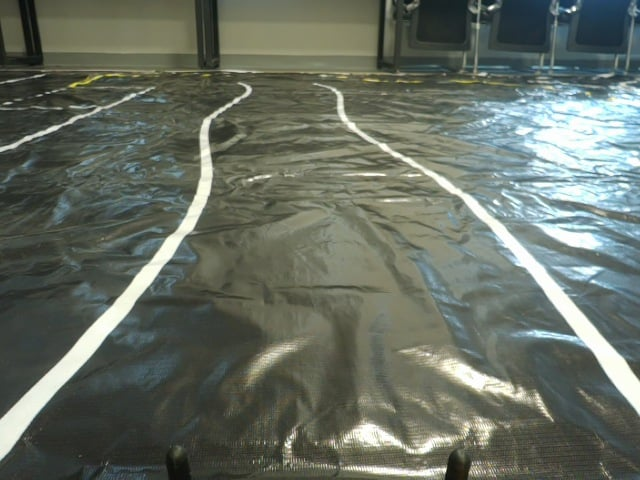
#> input picture src/Perception/src/road7.jpeg, 640 x 480 px
$ python canny_using_hls.py
#> lines starting #> are read from the running program, lines starting #| are printed output that depends on the picture; after the words box and inside, x2 and y2 are one past the last pixel; in counts of white or black regions, pixels touching at a corner belong together
import numpy as np
import cv2

class Config:
    # --- 0. Image Path ---
    IMAGE = 'road7.jpeg'
    # --- 1. ROI (Region of Interest) ---
    # Cut the upper region and the under region from the roi
    ROI_START_Y = 0.45 # start taking the roi from ROI_START_Y% of the image | DEF 0.45
    ROI_END_Y = 0.85 # end of the roi | DEF 0.85

    # --- 2. Preprocessing Values ---
    GAMMA_VALUE = 1.0 # the brightness (increase if running in heavily-shaded area) | DEF 1.0
    MORPH_KERNEL_RATIO = 0.01 # the ratio of the searching kernel comparing to the image width | DEF 0.01

    # --- 3. Adaptive HLS Values ---
    # The lowest threshold put to prevent encountering noise in the dark areas
    L_THRESH_MIN_FLOOR = 150 # the floor threshold for Light channel (white) | DEF 150
    S_THRESH_MIN_FLOOR = 100 # the floor threshold for Saturation channel (yellow) | DEF 100

    # Offset to calculate the adaptive threshold
    L_THRESH_OFFSET = 50 # the offset to subtract from the max Light channel value | DEF 50
    S_THRESH_OFFSET = 60 # the offset to subtract from the max Saturation channel value | DEF 60

    # --- 4. Curve Fitting Values ---
    SLOPE_THRESH = 0.5 # the minimum slope to consider a line | DEF 0.5
    ANCHOR_TOLERANCE = 50 # the tolerance from the center to consider left/right line | DEF 50
    INTERCEPT_MARGIN = 100 # the margin to consider the intercept of the curve | DEF 100

    # --- 5. Hough Transform Values ---
    HOUGH_THRESH = 100 # the minimum number of votes (intersections in Hough grid cell) | DEF 100
    HOUGH_MIN_LEN = 40
    HOUGH_MAX_GAP = 5 # this let the hough transform connect the cut line

# functions to automatically canny using the calculated median lower and upper value
# choose between this and otsu
# is ever used, calib the sigma value again
# [37 lines left out: functions auto_canny, otsu_canny, adjust_gamma, not called in this run]

# main process pipeline
def process_pipeline_adaptive(roi_img, morph=True):

    binary_mask = adaptive_hls_binary(roi_img)

    # using morphological with both open and close including proper dilation and erosion
    if morph:
        kernel = cv2.getStructuringElement(cv2.MORPH_RECT, (5,5)) # kernel size is now (5, 5)

        binary_mask = cv2.morphologyEx(binary_mask, cv2.MORPH_OPEN, kernel)
        binary_mask = cv2.morphologyEx(binary_mask, cv2.MORPH_CLOSE, kernel)

    closed_canny = cv2.Canny(binary_mask, 100, 200)


    return closed_canny

# function to get the kernel based on image shape
# NOW UNUSED!!!
# if used, please calib the ratio first
# [12 lines left out: function get_adaptive_kernel, not called in this run]


def fit_curves_from_points(lines, img_width):

    if lines is None: return None, None

    mid_width = img_width // 2 # Tìm tâm ảnh

    left_x, left_y = [], []
    right_x, right_y = [], []

    for line in lines:
        x1, y1, x2, y2 = line.reshape(4)

        if x2 - x1 == 0: continue
        slope = (y2 - y1) / (x2 - x1)

        if abs(slope) < 0.5: continue


        if slope < 0 and x1 < mid_width and x2 < mid_width:
            left_x.extend([x1, x2])
            left_y.extend([y1, y2])

        elif slope > 0 and x1 > mid_width and x2 > mid_width:
            right_x.extend([x1, x2])
            right_y.extend([y1, y2])


    left_fit = None
    right_fit = None

    # fit the second order poly with polyfit returning 3 coeffs
    if len(left_x) > 0:
        try:
            left_fit = np.polyfit(left_y, left_x, 2)
        except: pass

    if len(right_x) > 0:
        try:
            right_fit = np.polyfit(right_y, right_x, 2)
        except: pass

    return left_fit, right_fit

# get the point to draw
def get_curve_points(image_shape, fit_coeffs, y_offset=0):

    if fit_coeffs is None: return None

    height, width = image_shape[:2]

    # in the region of interest, init the point from 0 to height
    plot_y = np.linspace(0, height - 1, num=height)

    try:
        # find x by y
        plot_x = fit_coeffs[0] * plot_y**2 + fit_coeffs[1] * plot_y + fit_coeffs[2]
    except TypeError:
        return None


    # creating array x y
    # plus the y_offset to get in the right position in the original img
    pts = np.array([np.transpose(np.vstack([plot_x, plot_y + y_offset]))])
    return np.int32(pts)

def draw_equations(img, left_fit, right_fit):
    h, w = img.shape[:2]

    # scale based on img width
    font_scale = max(0.6, w / 1000.0)

    # thickness also based on font_scale (width)
    thickness = max(1, int(font_scale * 2))

    font = cv2.FONT_HERSHEY_SIMPLEX
    color = (255, 255, 255)
    bg_color = (0, 0, 0)

    # offset from left margin
    margin_x = int(20 * font_scale)
    start_y = int(50 * font_scale)
    line_spacing = int(40 * font_scale) # line spacing

    def draw_text_with_outline(text, x, y):
        # black border
        cv2.putText(img, text, (x, y), font, font_scale, bg_color, thickness + 3)
        # white words
        cv2.putText(img, text, (x, y), font, font_scale, color, thickness)


    if left_fit is not None:
        text_left = f"L: x = {left_fit[0]:.4f}y^2 + {left_fit[1]:.2f}y + {left_fit[2]:.0f}"
        draw_text_with_outline(text_left, margin_x, start_y)
    else:
        draw_text_with_outline("L: Not Detected", margin_x, start_y)

    if right_fit is not None:
        text_right = f"R: x = {right_fit[0]:.4f}y^2 + {right_fit[1]:.2f}y + {right_fit[2]:.0f}"
        draw_text_with_outline(text_right, margin_x, start_y + line_spacing)
    else:
        draw_text_with_outline("R: Not Detected", margin_x, start_y + line_spacing)


def adaptive_hls_binary(image):
    hls = cv2.cvtColor(image, cv2.COLOR_BGR2HLS)
    l_channel = hls[:, :, 1]
    s_channel = hls[:, :, 2]

    # find the brightest in the current roi
    max_l = np.max(l_channel)
    # prevent from going to low
    thresh_l = max(150, max_l - 50)
    l_mask = cv2.inRange(l_channel, int(thresh_l), 255)

    # calc the threshold for yellow line
    max_s = np.max(s_channel)
    thresh_s = max(100, max_s - 60)
    s_mask = cv2.inRange(s_channel, int(thresh_s), 255)

    # combine the two masks for yellow and white
    combined = cv2.bitwise_or(l_mask, s_mask)
    return combined

def main():
    img = cv2.imread(Config.IMAGE)
#> img is the input picture: shape (480, 640, 3); mean B, G, R 99.4, 110.1, 102.9
    if img is None: return

    height, width = img.shape[:2]
#> height = 480; width = 640

    # cutting roi
    roi_start_y = int(height * 0.45)
#> roi_start_y = 216
    roi_img = img[roi_start_y:height, :]
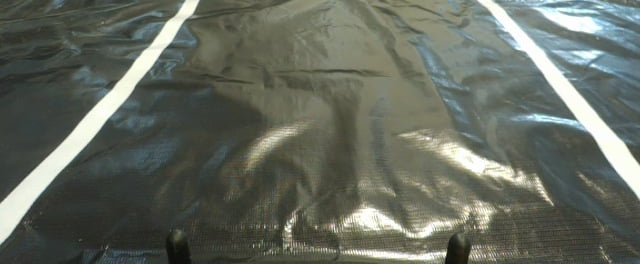
#> roi_img: shape (264, 640, 3); mean B, G, R 95.5, 106, 100.5


    canny_roi = process_pipeline_adaptive(roi_img, morph=True)
#> in adaptive_hls_binary, `hls = cv2.cvtColor(image, cv2.COLOR_BGR2HLS)`: hls: shape (264, 640, 3); mean of channels 0, 1, 2 50, 99.6, 31.9
#> in adaptive_hls_binary, `s_channel = hls[:, :, 2]`:
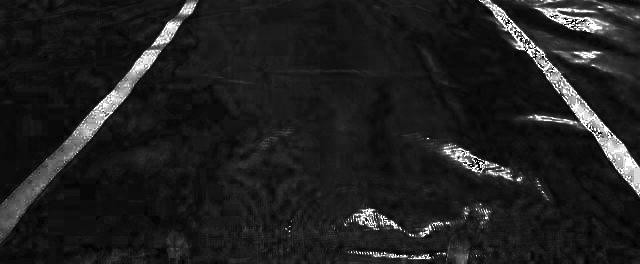
#> s_channel: shape (264, 640); min 0, max 255, mean 31.9
#> in adaptive_hls_binary, `max_l = np.max(l_channel)`: max_l = 255
#> in adaptive_hls_binary, `thresh_l = max(150, max_l - 50)`: thresh_l = 205
#> in adaptive_hls_binary, `l_mask = cv2.inRange(l_channel, int(thresh_l), 255)`:
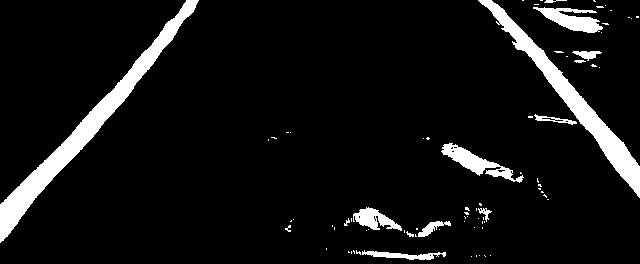
#> l_mask: shape (264, 640); 7.6% white; 79 white regions (64 under 20 px), largest, box (x1, y1, x2, y2) and area: (0, 0, 199, 243) 5098, (478, 0, 640, 198) 3867, (441, 143, 524, 183) 993
#> in adaptive_hls_binary, `max_s = np.max(s_channel)`: max_s = 255
#> in adaptive_hls_binary, `thresh_s = max(100, max_s - 60)`: thresh_s = 195
#> in adaptive_hls_binary, `s_mask = cv2.inRange(s_channel, int(thresh_s), 255)`: s_mask: shape (264, 640); 2.3% white in thin lines or dots, all inside (x1, y1, x2, y2) = (74, 0, 640, 259)
#> in process_pipeline_adaptive, `binary_mask = cv2.morphologyEx(binary_mask, cv2.MORPH_OPEN, kernel)`: binary_mask: shape (264, 640); 6.8% white; 14 white regions, largest, box (x1, y1, x2, y2) and area: (0, 0, 198, 241) 5094, (480, 0, 640, 196) 3840, (541, 8, 599, 33) 738
#> in process_pipeline_adaptive, `binary_mask = cv2.morphologyEx(binary_mask, cv2.MORPH_CLOSE, kernel)`: binary_mask: shape (264, 640); 6.8% white; 12 white regions, largest, box (x1, y1, x2, y2) and area: (0, 0, 198, 241) 5099, (480, 0, 640, 196) 3852, (443, 144, 511, 179) 882
#> in process_pipeline_adaptive, `closed_canny = cv2.Canny(binary_mask, 100, 200)`:
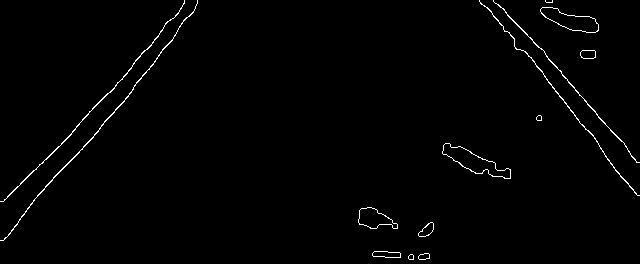
#> closed_canny: shape (264, 640); 1.1% white in thin lines or dots

    # use hough to decide whether the pts belong to the line or not
    lines = cv2.HoughLinesP(canny_roi, 2, np.pi/180, 100, np.array([]), minLineLength=40, maxLineGap=5)
#> lines = [[568, 82, 627, 148], [546, 79, 585, 129], [3, 201, 75, 129], [110, 116, 157, 58], [602, 151, 634, 192], [525, 51, 573, 112], [547, 80, 599, 145]]

    # calculate the curve
    left_fit, right_fit = fit_curves_from_points(lines, width)
#> the loop in fit_curves_from_points, `for line in lines:` made 7 passes
#> (x1, y1, x2, y2, slope) on passes 1 to 7: (568, 82, 627, 148, 1.12), (546, 79, 585, 129, 1.28), (3, 201, 75, 129, -1), (110, 116, 157, 58, -1.23), (602, 151, 634, 192, 1.28), (525, 51, 573, 112, 1.27), (547, 80, 599, 145, 1.25)
#> after the loop in fit_curves_from_points, `for line in lines:`: left_x = [3, 75, 110, 157]; left_y = [201, 129, 116, 58]; right_x = [568, 627, 546, 585, 602, 634, 525, 573, 547, 599]; right_y = [82, 148, 79, 129, 151, 192, 51, 112, 80, 145]
#> in fit_curves_from_points, `left_fit = np.polyfit(left_y, left_x, 2)`: left_fit = [-0.000893, -0.859, 211]
#> in fit_curves_from_points, `right_fit = np.polyfit(right_y, right_x, 2)`: right_fit = [-0.0011, 1.05, 474.9]
#> left_fit = [-0.000893, -0.859, 211]; right_fit = [-0.0011, 1.05, 474.9]

    # draw on original img
    line_image = np.zeros_like(img)

    # left point drawing
    if left_fit is not None:
        pts_left = get_curve_points(roi_img.shape, left_fit, roi_start_y)
#> in get_curve_points, `plot_x = fit_coeffs[0] * plot_y**2 + fit_coeffs[1] * plot_y + fit_coef..`: plot_x = 264 values, max 211 at index 0, min -76.75 at index 263, mean 77.38
#> in get_curve_points, `pts = np.array([np.transpose(np.vstack([plot_x, plot_y + y_offset]))])`: pts = 264 pairs, first value -76.75 to 211, second value 216 to 479
#> pts_left = 264 pairs, first value -76 to 210, second value 216 to 479

        if pts_left is not None:
            # draw poly connecting pts
            cv2.polylines(line_image, [pts_left], isClosed=False, color=(0, 0, 255), thickness=40)

    # right point drawing
    if right_fit is not None:
        pts_right = get_curve_points(roi_img.shape, right_fit, roi_start_y)
#> pts_right = 264 pairs, first value 474 to 674, second value 216 to 479

        if pts_right is not None:
            cv2.polylines(line_image, [pts_right], isClosed=False, color=(255, 0, 0), thickness=40)
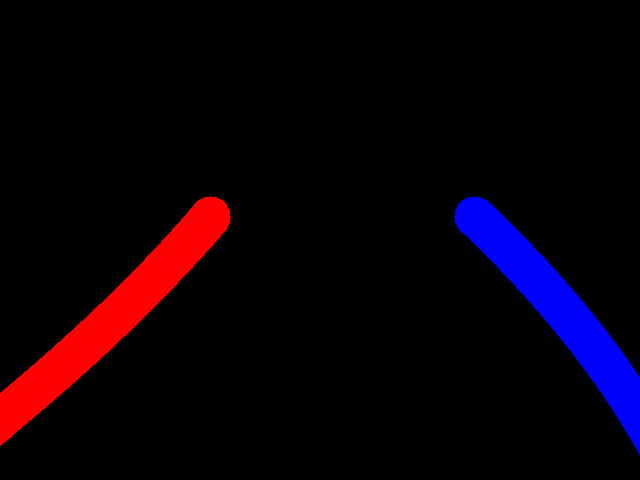
#> line_image: shape (480, 640, 3); mean of channels 0, 1, 2 9.3, 0, 10.4; drawn as B, G, R

    # combine images
    combo_images = cv2.addWeighted(img, 0.8, line_image, 1, 1)
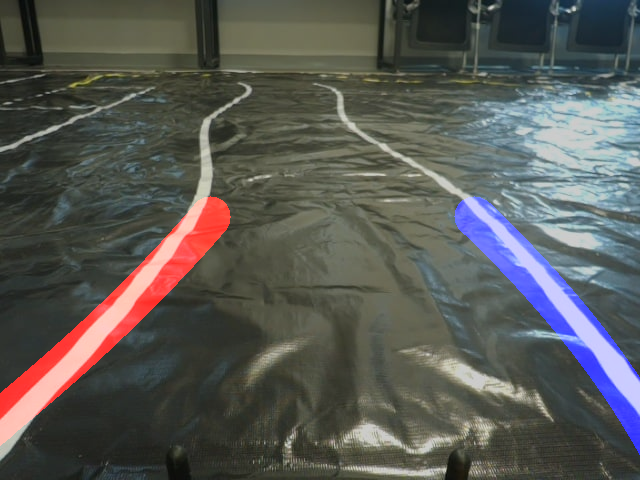
#> combo_images: shape (480, 640, 3); mean B, G, R 84.9, 89.1, 88.8


    draw_equations(combo_images, left_fit, right_fit)
#> in draw_equations, `text_left = f"L: x = {left_fit[0]:.4f}y^2 + {left_fit[1]:.2f}y + {left..`: text_left = 'L: x = -0.0009y^2 + -0.86y + 211'
#> in draw_equations, `text_right = f"R: x = {right_fit[0]:.4f}y^2 + {right_fit[1]:.2f}y + {r..`: text_right = 'R: x = -0.0011y^2 + 1.05y + 475'
#> call 2 of draw_text_with_outline, with text = 'R: x = -0.0011y^2 + 1.05y + 475', x = 12, y = 57
#> in draw_text_with_outline (call 2), `cv2.putText(img, text, (x, y), font, font_scale, color, thickness)`:
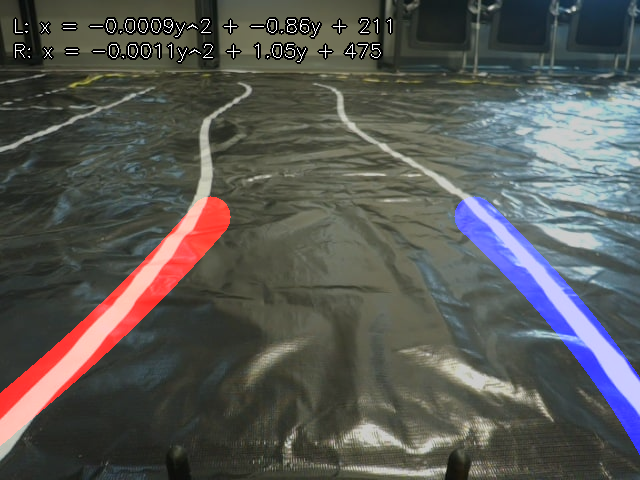
#> img: shape (480, 640, 3); mean B, G, R 84.4, 88.2, 88
    cv2.namedWindow("Result", cv2.WINDOW_NORMAL)
    cv2.namedWindow("Canny (Bilateral)", cv2.WINDOW_NORMAL)
    cv2.resizeWindow("Result", 800, 600)
    cv2.resizeWindow("Canny (Bilateral)", 800, 600)
    cv2.imshow("Result", combo_images)
    cv2.imshow("Canny (Bilateral)", canny_roi)
    cv2.waitKey(0)
    cv2.destroyAllWindows()

if __name__ == '__main__':
    main()
